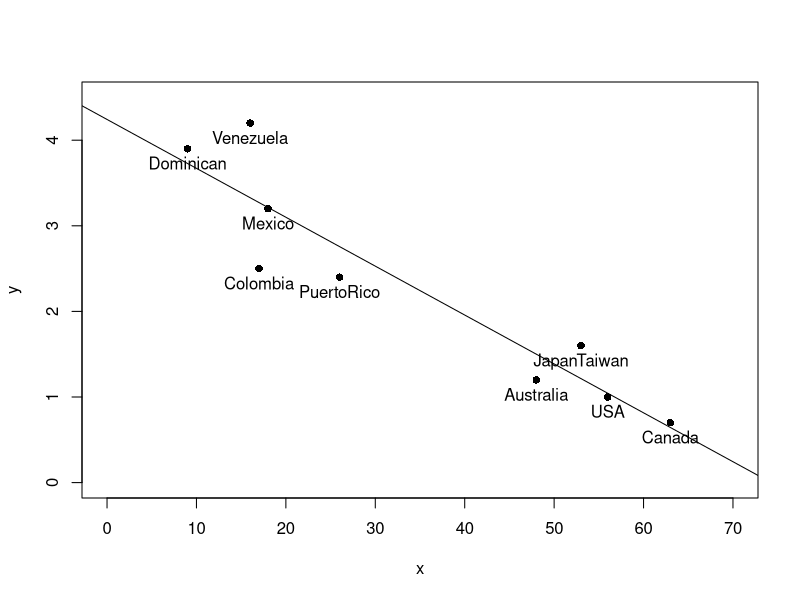

This figure's R source:
x <- c(48, 63, 17, 9, 53, 18, 26, 56, 16)
y <- c(1.2, 0.7, 2.5, 3.9, 1.6, 3.2, 2.4, 1.0, 4.2)
origin <- c("Australia", "Canada", "Colombia", "Dominican", "JapanTaiwan", "Mexico", "PuertoRico", "USA", "Venezuela")
plot(x, y, pch=16, xlim = c(0,70), ylim = c(0,4.5))
text(x, y, labels=origin, pos=1, xpd=TRUE)
col1 <- x-mean(x)
col2 <- col1^2
col3 <- y-mean(y)
col4 <- col3^2
col5 <- col1*col3

slide7<-as.data.frame(cbind(col1, col2, col3, col4, col5))
slide7

covarxy = mean(col5)
varx = mean(col2)
vary = mean(col4)

model <- lm(y ~ x)
abline(model, col="black")
summary(model)$coef
summary(model)$sigma

round(model$fitted, digits=1)
round(model$residuals, digits=1)
round(sum(model$residuals), digits=4)
round(cor(model$residuals,x), digits=4)

options(scipen=999)
sum(model$residuals)
sum(model$residuals*x)

secondtable <-as.data.frame(cbind(model$fitted, model$residuals, model$residuals^2, x*model$residuals))
round(secondtable,digits=2)